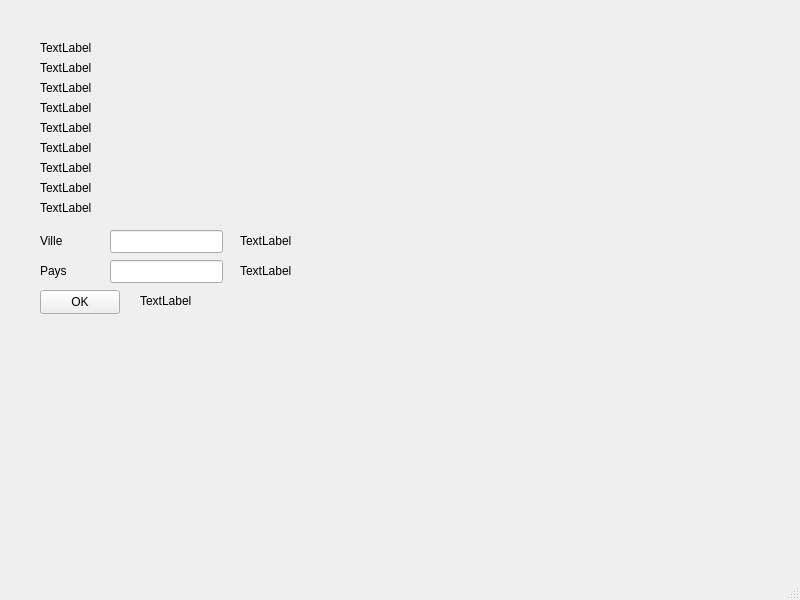
<?xml version="1.0" encoding="UTF-8"?>
<ui version="4.0">
 <class>MainWindow</class>
 <widget class="QMainWindow" name="MainWindow">
  <property name="geometry">
   <rect>
    <x>0</x>
    <y>0</y>
    <width>800</width>
    <height>600</height>
   </rect>
  </property>
  <property name="windowTitle">
   <string>MainWindow</string>
  </property>
  <widget class="QWidget" name="centralwidget">
   <widget class="QLabel" name="temperatureLabel">
    <property name="geometry">
     <rect>
      <x>40</x>
      <y>40</y>
      <width>201</width>
      <height>16</height>
     </rect>
    </property>
    <property name="text">
     <string>TextLabel</string>
    </property>
   </widget>
   <widget class="QLabel" name="descriptionLabel">
    <property name="geometry">
     <rect>
      <x>40</x>
      <y>100</y>
      <width>201</width>
      <height>16</height>
     </rect>
    </property>
    <property name="text">
     <string>TextLabel</string>
    </property>
   </widget>
   <widget class="QLabel" name="humidityLabel">
    <property name="geometry">
     <rect>
      <x>40</x>
      <y>120</y>
      <width>201</width>
      <height>16</height>
     </rect>
    </property>
    <property name="text">
     <string>TextLabel</string>
    </property>
   </widget>
   <widget class="QLabel" name="windSpeedLabel">
    <property name="geometry">
     <rect>
      <x>40</x>
      <y>140</y>
      <width>201</width>
      <height>16</height>
     </rect>
    </property>
    <property name="text">
     <string>TextLabel</string>
    </property>
   </widget>
   <widget class="QLabel" name="minTemperatureLabel">
    <property name="geometry">
     <rect>
      <x>40</x>
      <y>60</y>
      <width>201</width>
      <height>16</height>
     </rect>
    </property>
    <property name="text">
     <string>TextLabel</string>
    </property>
   </widget>
   <widget class="QLabel" name="maxTemperatureLabel">
    <property name="geometry">
     <rect>
      <x>40</x>
      <y>80</y>
      <width>201</width>
      <height>16</height>
     </rect>
    </property>
    <property name="text">
     <string>TextLabel</string>
    </property>
   </widget>
   <widget class="QLabel" name="pressureLabel">
    <property name="geometry">
     <rect>
      <x>40</x>
      <y>160</y>
      <width>201</width>
      <height>16</height>
     </rect>
    </property>
    <property name="text">
     <string>TextLabel</string>
    </property>
   </widget>
   <widget class="QLabel" name="sunriseLabel">
    <property name="geometry">
     <rect>
      <x>40</x>
      <y>180</y>
      <width>201</width>
      <height>16</height>
     </rect>
    </property>
    <property name="text">
     <string>TextLabel</string>
    </property>
   </widget>
   <widget class="QLabel" name="sunsetLabel">
    <property name="geometry">
     <rect>
      <x>40</x>
      <y>200</y>
      <width>201</width>
      <height>16</height>
     </rect>
    </property>
    <property name="text">
     <string>TextLabel</string>
    </property>
   </widget>
   <widget class="QLineEdit" name="cityLineEdit">
    <property name="geometry">
     <rect>
      <x>110</x>
      <y>230</y>
      <width>113</width>
      <height>23</height>
     </rect>
    </property>
   </widget>
   <widget class="QLineEdit" name="countryLineEdit">
    <property name="geometry">
     <rect>
      <x>110</x>
      <y>260</y>
      <width>113</width>
      <height>23</height>
     </rect>
    </property>
   </widget>
   <widget class="QPushButton" name="submitButton">
    <property name="geometry">
     <rect>
      <x>40</x>
      <y>290</y>
      <width>80</width>
      <height>24</height>
     </rect>
    </property>
    <property name="text">
     <string>OK</string>
    </property>
   </widget>
   <widget class="QLabel" name="label">
    <property name="geometry">
     <rect>
      <x>40</x>
      <y>230</y>
      <width>57</width>
      <height>21</height>
     </rect>
    </property>
    <property name="text">
     <string>Ville</string>
    </property>
   </widget>
   <widget class="QLabel" name="label_2">
    <property name="geometry">
     <rect>
      <x>40</x>
      <y>260</y>
      <width>57</width>
      <height>21</height>
     </rect>
    </property>
    <property name="text">
     <string>Pays</string>
    </property>
   </widget>
   <widget class="QLabel" name="statusLabel">
    <property name="geometry">
     <rect>
      <x>140</x>
      <y>290</y>
      <width>151</width>
      <height>21</height>
     </rect>
    </property>
    <property name="text">
     <string>TextLabel</string>
    </property>
   </widget>
   <widget class="QLabel" name="cityLabel">
    <property name="geometry">
     <rect>
      <x>240</x>
      <y>230</y>
      <width>111</width>
      <height>21</height>
     </rect>
    </property>
    <property name="text">
     <string>TextLabel</string>
    </property>
   </widget>
   <widget class="QLabel" name="countryLabel">
    <property name="geometry">
     <rect>
      <x>240</x>
      <y>260</y>
      <width>111</width>
      <height>21</height>
     </rect>
    </property>
    <property name="text">
     <string>TextLabel</string>
    </property>
   </widget>
  </widget>
  <widget class="QMenuBar" name="menubar">
   <property name="geometry">
    <rect>
     <x>0</x>
     <y>0</y>
     <width>800</width>
     <height>23</height>
    </rect>
   </property>
  </widget>
  <widget class="QStatusBar" name="statusbar"/>
 </widget>
 <resources/>
 <connections/>
</ui>
